Frame 1 (no input): blank canvas, image omitted
Frame 60 (no input): blank canvas, image omitted
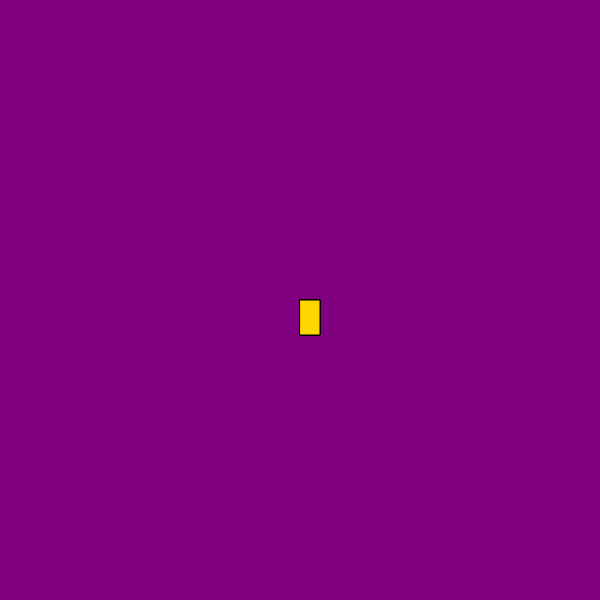
Frame 120 (the mouse pressed at the canvas centre since frame 60)

The p5.js sketch whose frames 1 and 60 were blank and that drew this single picture after the mouse press (run headless with seeded random() and noise() and a simulated clock; from frame 60 on, the mouse is pressed at the canvas centre):

// p5.js sketch
// ── sketch.js
function setup() {
    createCanvas(600, 600);
   background("purple");
  }
  function draw() {
   
  
    str("blue");
    fill("gold");
    //console.log(mouseIsPressed);
  
    if (mouseIsPressed) {
      rect(mouseX, mouseY, 20, 35);
    }
  }
  
